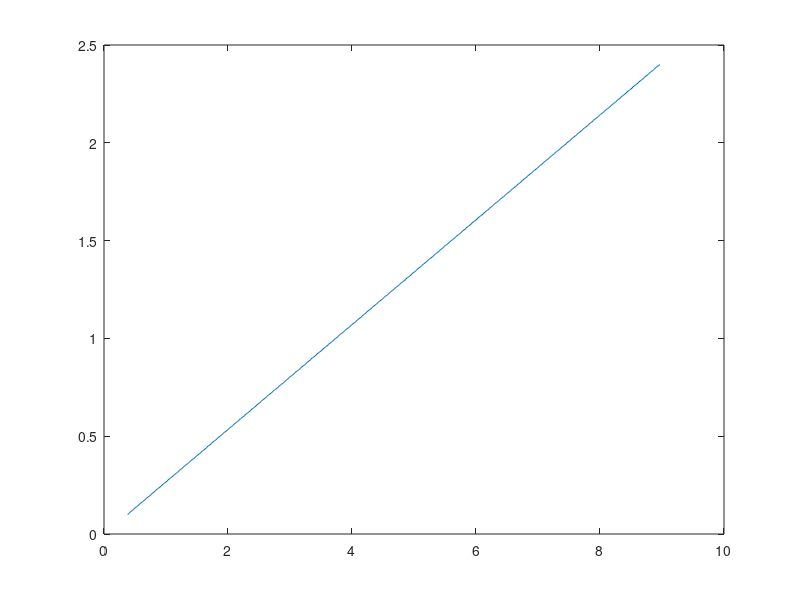

Write the MATLAB code that produced this figure.
clear

SenVert = 30;
MountAngle = 0; %+ve clockwise
Gamma = 0.1;

Alpha = ((SenVert/2) + MountAngle)*(pi/180);
Beta = ((SenVert/2) - MountAngle)*(pi/180);

% DistanceHi = linspace(0.1,200,3999); %increment 50mm
% DistanceHi = linspace(0.1,20,399); %increment 50mm
DistanceHi = linspace(0.1,20,1911); %increment 10mm
DistanceHiT = transpose(DistanceHi);

ZPos = linspace(0.1,2.4,461); %increment 5mm
% ZPos = linspace(0.1,2.4,231); %increment 10mm
ZPosT = transpose(ZPos);

% ZPos = 0.5;
ix = zeros(399,461);
tic
for s = 1:size(ZPos,2)
    y1(:,s) = -tan(Beta)*DistanceHiT + ZPos(s);
    y2(:,s) = tan(Alpha)*DistanceHiT + ZPos(s);
    g(:,s) = 0*DistanceHiT;
%     i(1,s) = intersect(round(y1(:,s),3),round(g(:,s),3));

%     k(:,s) = y1(:,s) - g(:,s);
%     ix(s) = find(k(:,s) > -.001 & k(:,s) < .001);
%     x_sol = DistanceHiT(ix)
%     y1_sol = y1(ix)
%     g_sol = g(ix)

%     x(s) = -(ZPos(s) - min(ZPos)) /(-tan(Beta) -tan(Alpha));

% [in,on] = inpolygon(DistanceHiT,g(:,s),xv,yv);

xv = [0 max(DistanceHiT) max(DistanceHiT) 0]';
yv = [ZPos(s) min(y1(:,s)) max(y2(:,s)) ZPos(s)]';

xq = DistanceHiT;
yq = g(:,s);

[in,on] = inpolygon(xq,yq,xv,yv);

inGnd = xq(in);
Gnd(s) = inGnd(1);
end
toc

% d = size(DistanceHiT,1);
% z = size(ZPos,2);
% 
% i(d,z) = intersect(round(y1,2),round(g,3));
% i = intersect(round(y1,3),round(g,3))

% plot(DistanceHiT,y1,DistanceHiT,y2,DistanceHiT,g)
plot(Gnd,ZPos)
% hold on
% % h = refline([0 -ZPos - min(ZPos)]); 
% 
% intersect(y1,g)